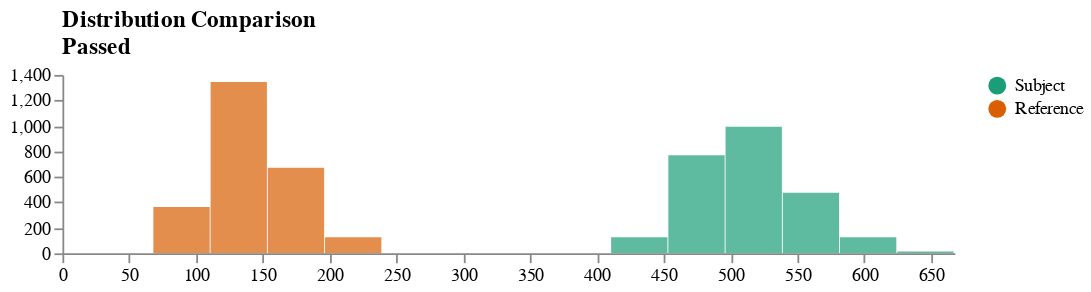

The notebook cell this image was saved under:
### Code cell
result = checks.compare_distributions(r30, i30, tests=[checks.JS(1)])
plots.ipy_display(result.schema)

### Figure 1 — Vega specification as saved in the notebook (floating-point values rounded to 4 significant figures)
{"$schema": "https://vega.github.io/schema/vega/v5.json", "axes": [{"orient": "bottom", "scale": "xscale", "zindex": 1}, {"orient": "left", "scale": "yscale", "tickCount": 5, "zindex": 1}], "data": [{"name": "binned", "values": [{"bin0": 68.05, "bin1": 110.9, "count": 0, "label": "Subject"}, {"bin0": 110.9, "bin1": 153.7, "count": 0, "label": "Subject"}, {"bin0": 153.7, "bin1": 196.5, "count": 0, "label": "Subject"}, {"bin0": 196.5, "bin1": 239.3, "count": 0, "label": "Subject"}, {"bin0": 239.3, "bin1": 282.2, "count": 0, "label": "Subject"}, {"bin0": 282.2, "bin1": 325.0, "count": 0, "label": "Subject"}, {"bin0": 325.0, "bin1": 367.8, "count": 0, "label": "Subject"}, {"bin0": 367.8, "bin1": 410.6, "count": 4, "label": "Subject"}, {"bin0": 410.6, "bin1": 453.4, "count": 132, "label": "Subject"}, {"bin0": 453.4, "bin1": 496.3, "count": 764, "label": "Subject"}, {"bin0": 496.3, "bin1": 539.1, "count": 989, "label": "Subject"}, {"bin0": 539.1, "bin1": 581.9, "count": 478, "label": "Subject"}, {"bin0": 581.9, "bin1": 624.7, "count": 122, "label": "Subject"}, {"bin0": 624.7, "bin1": 667.5, "count": 10, "label": "Subject"}, {"bin0": 68.05, "bin1": 110.9, "count": 363, "label": "Reference"}, {"bin0": 110.9, "bin1": 153.7, "count": 1342, "label": "Reference"}, {"bin0": 153.7, "bin1": 196.5, "count": 669, "label": "Reference"}, {"bin0": 196.5, "bin1": 239.3, "count": 120, "label": "Reference"}, {"bin0": 239.3, "bin1": 282.2, "count": 6, "label": "Reference"}]}, {"name": "xref", "values": []}, {"name": "yref", "values": []}, {"name": "_ranges", "source": ["binned"], "transform": [{"as": ["min", "max"], "fields": ["bin0", "bin1"], "ops": ["min", "max"], "type": "aggregate"}]}], "description": "Histogram for visualizing a univariate distribution using static bins.", "height": 100, "legends": [{"fill": "color"}], "marks": [{"encode": {"hover": {"fill": {"value": "firebrick"}}, "update": {"fill": {"field": "label", "scale": "color"}, "opacity": {"value": 0.7}, "tooltip": {"field": "count"}, "x": {"field": "bin0", "scale": "xscale"}, "x2": {"field": "bin1", "offset": -0.5, "scale": "xscale"}, "y": {"field": "count", "scale": "yscale"}, "y2": {"scale": "yscale", "value": 0}}}, "from": {"data": "binned"}, "name": "bins", "type": "rect"}, {"clip": true, "encode": {"enter": {"stroke": {"value": "red"}}, "update": {"opacity": {"value": 1}, "x": {"field": "value", "scale": "xscale"}, "y": {"signal": "height"}, "y2": {"value": 0}}}, "from": {"data": "xref"}, "name": "x_highlights", "type": "rule"}, {"clip": true, "encode": {"enter": {"stroke": {"value": "red"}}, "update": {"opacity": {"value": 1}, "x": {"signal": "width"}, "x2": {"value": 0}, "y": {"field": "count", "scale": "yscale"}}}, "from": {"data": "yref"}, "name": "y_highlights", "type": "rule"}], "padding": 5, "scales": [{"domain": {"data": "_ranges", "fields": ["min", "max"]}, "name": "xscale", "range": "width", "type": "linear"}, {"domain": {"data": "binned", "field": "count"}, "name": "yscale", "nice": true, "range": "height", "round": true, "type": "linear", "zero": true}, {"domain": {"data": "binned", "field": "label"}, "name": "color", "range": {"scheme": "dark2"}, "type": "ordinal"}], "title": {"anchor": "start", "frame": "group", "orient": "top", "text": ["Distribution Comparison", "Passed"]}, "width": 500}
